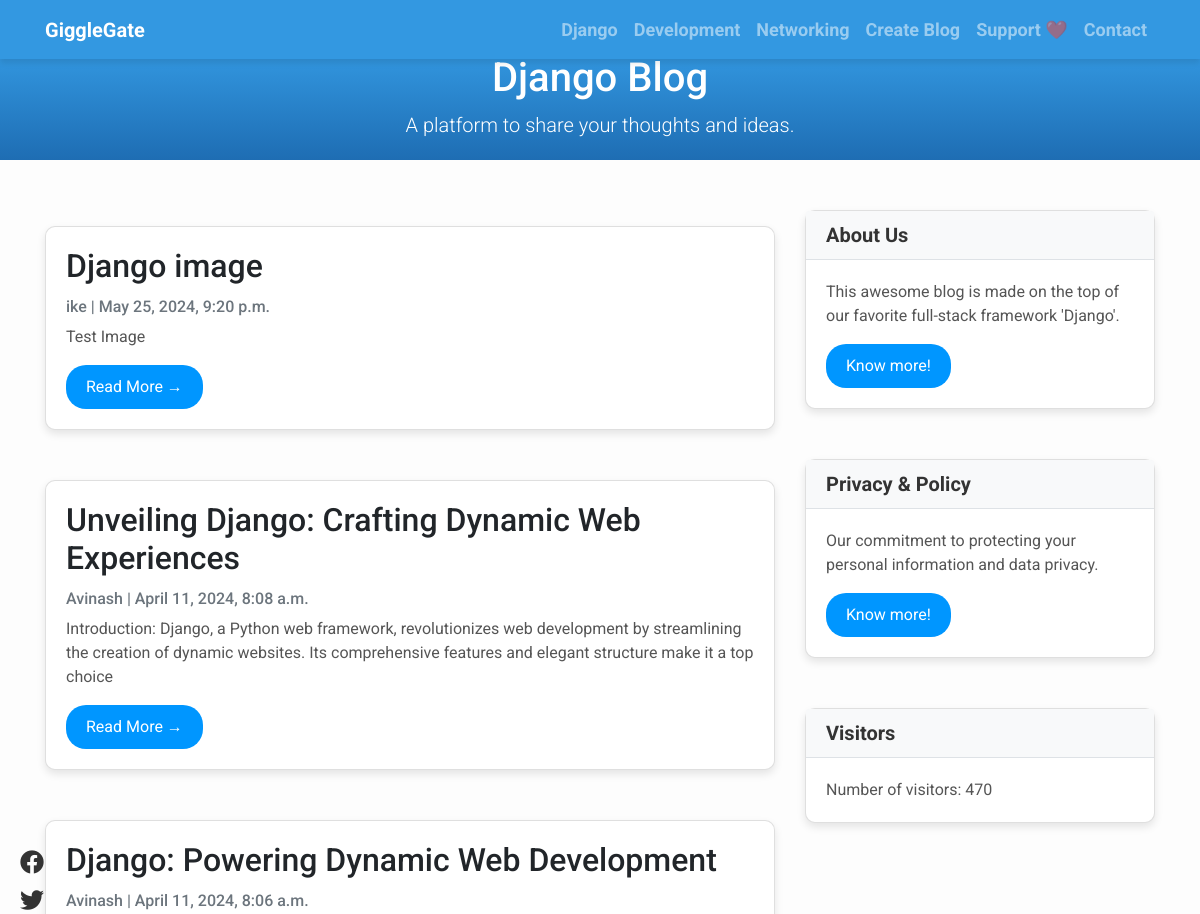
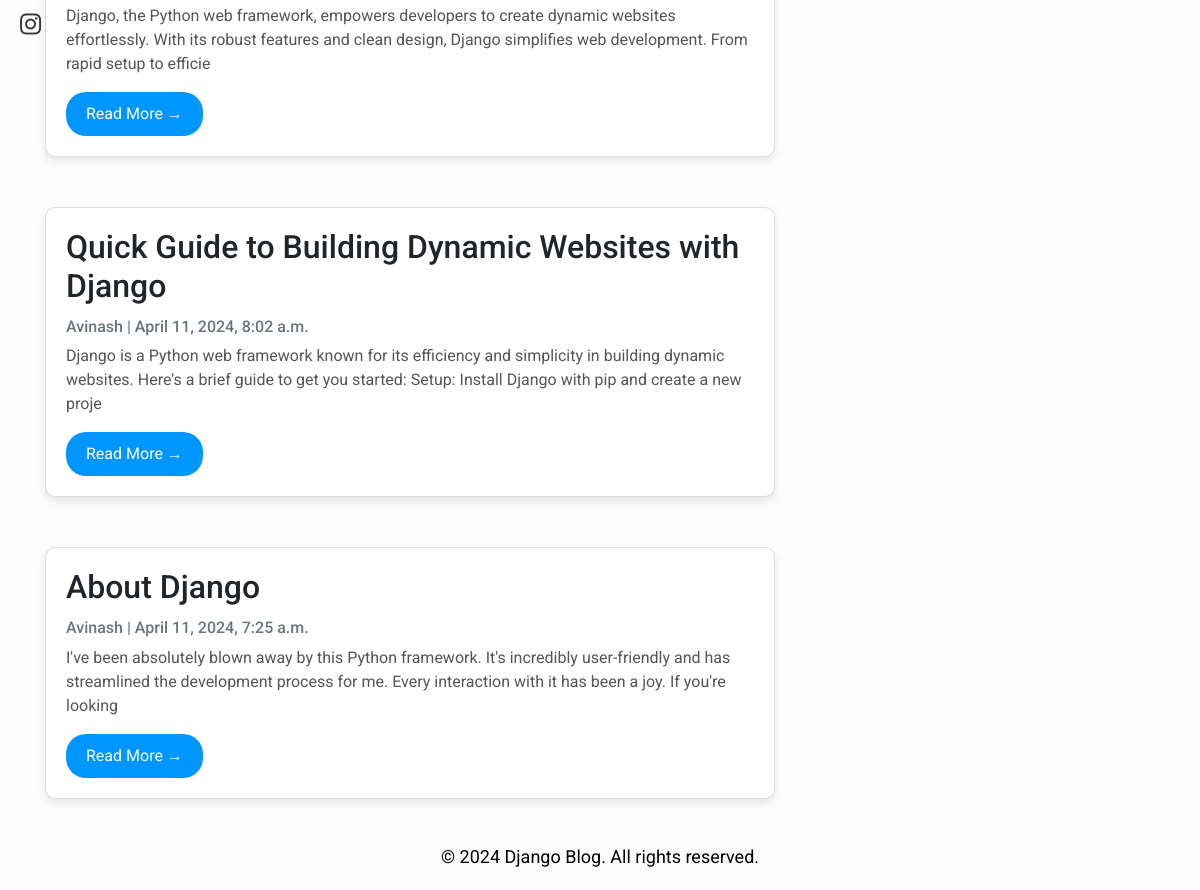
/django/, run on the app's committed database (2 pictures, top to bottom).
### Blog_app/models.py (models this page shows, shortened)
class Django(models.Model):
    title = models.CharField(max_length=200, unique=True)
    slug = models.SlugField(max_length=200, unique=True)
    author = models.ForeignKey(User, on_delete=models.CASCADE, related_name='blog_posts')
    updated_on = models.DateTimeField(auto_now=True)
    content = models.TextField()
    created_on = models.DateTimeField(auto_now_add=True)
    status = models.IntegerField(choices=STATUS, default=0)
    image = models.ImageField(upload_to='images/', blank=True, null=True)
    class Meta:
        ordering = ['-created_on']

class VisitCounter(models.Model):
    count = models.IntegerField(default=0)

### Blog_app/views.py (the view)
# urls.py: path('django/', views.DjangoList.as_view(), name='django'),
class DjangoList(generic.ListView):
    queryset = Django.objects.filter(status=1).order_by('-created_on')
    template_name = 'django.html'
    def get_context_data(self, **kwargs):
        context = super().get_context_data(**kwargs)
        visit_counter, created = VisitCounter.objects.get_or_create()
        if created:
            visit_counter.save()
        visit_counter.count += 1
        visit_counter.save()
        context['visit_counter'] = visit_counter
        return context

### templates/django.html (shortened to what this page needs)
<!DOCTYPE html>
<html lang="en">
<head>
</head>
<body>
    {% extends "base.html" %}
    {% block content %}
    <header class="masthead text-center">
        <div class="container">
            <h1>Django Blog</h1>
            <p class="lead">A platform to share your thoughts and ideas.</p>
        </div>
    </header>
    <div class="container">
        <div class="row">
            <div class="col-md-8 mt-3 left">
                {% for django in django_list %}
                <div class="card mb-4">
                    <div class="card-body">
                        <h2 class="card-title">{{ django.title }}</h2>
                        <p class="card-text text-muted h6">{{ django.author }} | {{ django.created_on}} </p>
                        <p class="card-text">{{django.content|slice:":200" }}</p>
                        <a href="{% url 'django_detail' django.slug  %}" class="btn btn-primary">Read More &rarr;</a>
                    </div>
                </div>
                {% endfor %}
            </div>
            {% block sidebar %} {% include 'sidebar.html' %} {% endblock sidebar %}
        </div>
    </div>
    {%endblock%}

### templates/base.html (shortened to what this page needs)
<!DOCTYPE html>
<html lang="en">
<head>
    <link rel="stylesheet" href="https://maxcdn.bootstrapcdn.com/bootstrap/4.0.0/css/bootstrap.min.css"
 />
</head>
<body>
    <nav class="navbar navbar-expand-lg navbar-dark fixed-top">
        <div class="container">
            <a class="navbar-brand" href="{% url 'home' %}">GiggleGate</a>
            <div class="collapse navbar-collapse" id="navbarNav">
                <ul class="navbar-nav ml-auto">
                    <li class="nav-item">
                        <a class="nav-link" href="{% url 'django' %}">Django</a>
                    </li>
                    <li class="nav-item">
                        <a class="nav-link" href="{% url 'development' %}">Development</a>
                    </li>
                    <li class="nav-item">
                        <a class="nav-link" href="{% url 'networking' %}">Networking</a>
                    </li>
                    <li class="nav-item">
                        <a class="nav-link" href="{% url 'create_post' %}">Create Blog</a>
                    </li>
                    <li class="nav-item">
                        <a class="nav-link" href="{% url 'support' %}">Support ❤️</a>
                    </li>
                    <li class="nav-item">
                        <a class="nav-link" href="{% url 'contact' %}">Contact</a>
                    </li>
                </ul>
            </div>
        </div>
    </nav>
    {% block content %}{% endblock content %}
    {% block social %}
    {% include 'social.html' %}
    {% endblock social %}
    <footer class="footer text-center">
        <div class="container">
            <p>&copy; 2024 Django Blog. All rights reserved.</p>
        </div>
    </footer>
</body>
</html>

### templates/sidebar.html (shortened to what this page needs)
{% block sidebar %}
<div class="col-md-4 float-right">
    <div class="card">
        <h5 class="card-header">About Us</h5>
        <div class="card-body">
            <p class="card-text">This awesome blog is made on the top of our favorite full-stack framework 'Django'.</p>
            <a href="{% url 'about' %}" class="btn btn-primary">Know more!</a>
        </div>
    </div>
    <div class="card">
        <h5 class="card-header">Privacy & Policy</h5>
        <div class="card-body">
            <p class="card-text">Our commitment to protecting your personal information and data privacy.</p>
            <a href="{% url 'privacy' %}" class="btn btn-primary">Know more!</a>
        </div>
    </div>
    <div class="card">
        <h5 class="card-header">Visitors</h5>
        <div class="card-body">
            <p class="card-text">Number of visitors: {{ visit_counter.count }}</p>
        </div>
    </div>
</div>
{% endblock sidebar %}

### templates/social.html (shortened to what this page needs)
{% block social%}
<!DOCTYPE html>
<html lang="en">
  <head>
    <link
      rel="stylesheet"
      href="https://cdnjs.cloudflare.com/ajax/libs/font-awesome/5.15.4/css/all.min.css"
    />
  </head>
  <body>
    <div class="social-icons">
      <a href="#"><i class="fab fa-facebook"></i></a>
      <a href="#"><i class="fab fa-twitter"></i></a>
      <a href="#"><i class="fab fa-instagram"></i></a>
    </div>
  </body>
</html>
{% endblock %}

### templates/base.html (style rules this page uses)
body { font-family: "Roboto", sans-serif; font-size: 16px; background-color: #f8f9fa; }
.navbar { background-color: #3398E1; box-shadow: 0 4px 6px rgba(0, 0, 0, 0.1); }
.navbar-brand { font-weight: bold; color: #fff; }
.navbar-nav .nav-link { color: #fff; font-weight: bold; }
.masthead { background: linear-gradient(to bottom, #3398E1, #1E6DB3); color: #fff; padding: 4px 0; }
.footer { color: #000; padding: 20px 0; }
.footer p { margin-bottom: 0; }

### templates/django.html (style rules this page uses)
body { font-family: "Roboto", sans-serif; font-size: 18px; background-color: #fdfdfd; margin-top: 50px; }
.card { box-shadow: 0 16px 48px #E3E7EB; }

### templates/sidebar.html (style rules this page uses)
.card { box-shadow: 0 4px 8px rgba(0, 0, 0, 0.1); border-radius: 10px; margin-bottom: 20px; margin-top: 50px; }
.card-header { background-color: #f8f9fa; border-bottom: 1px solid #dee2e6; font-weight: bold; color: #333; }
.card-body { padding: 20px; }
.card-text { font-size: 16px; color: #555; }
.btn { background-color: #0096FF; color: #fff; border: none; border-radius: 20px; padding: 10px 20px; font-size: 16px; transition: background-color 0.3s; }

### templates/social.html (style rules this page uses)
.social-icons { position: fixed; left: 20px; top: 50%; transform: translateY(-50%); z-index: 1000; }
.social-icons a { color: #333; margin-bottom: 10px; display: block; text-decoration: none; transition: color 0.3s ease; }
.social-icons a:last-child { margin-bottom: 0; }
.social-icons a i { font-size: 24px; margin-right: 5px; }

### data on the page
Django: title "Django image", author "ike", created_on "May 25, 2024, 9:20 p.m.", content "Test Image"
Django: title "Unveiling Django: Crafting Dynamic Web Experiences", author "Avinash", created_on "April 11, 2024, 8:08 a.m.", content "Introduction: Django, a Python web framework, revolutionizes web development by streamlining the creation of dynamic websites. Its comprehensive features and elegant structure make it a top choice"
Django: title "Django: Powering Dynamic Web Development", author "Avinash", created_on "April 11, 2024, 8:06 a.m.", content "Django, the Python web framework, empowers developers to create dynamic websites effortlessly. With its robust features and clean design, Django simplifies web development. From rapid setup to efficie"
Django: title "Quick Guide to Building Dynamic Websites with Django", author "Avinash", created_on "April 11, 2024, 8:02 a.m.", content "Django is a Python web framework known for its efficiency and simplicity in building dynamic websites. Here's a brief guide to get you started: Setup: Install Django with pip and create a new proje"
Django: title "About Django", author "Avinash", created_on "April 11, 2024, 7:25 a.m.", content "I've been absolutely blown away by this Python framework. It's incredibly user-friendly and has streamlined the development process for me. Every interaction with it has been a joy. If you're looking"
VisitCounter: count "470"
